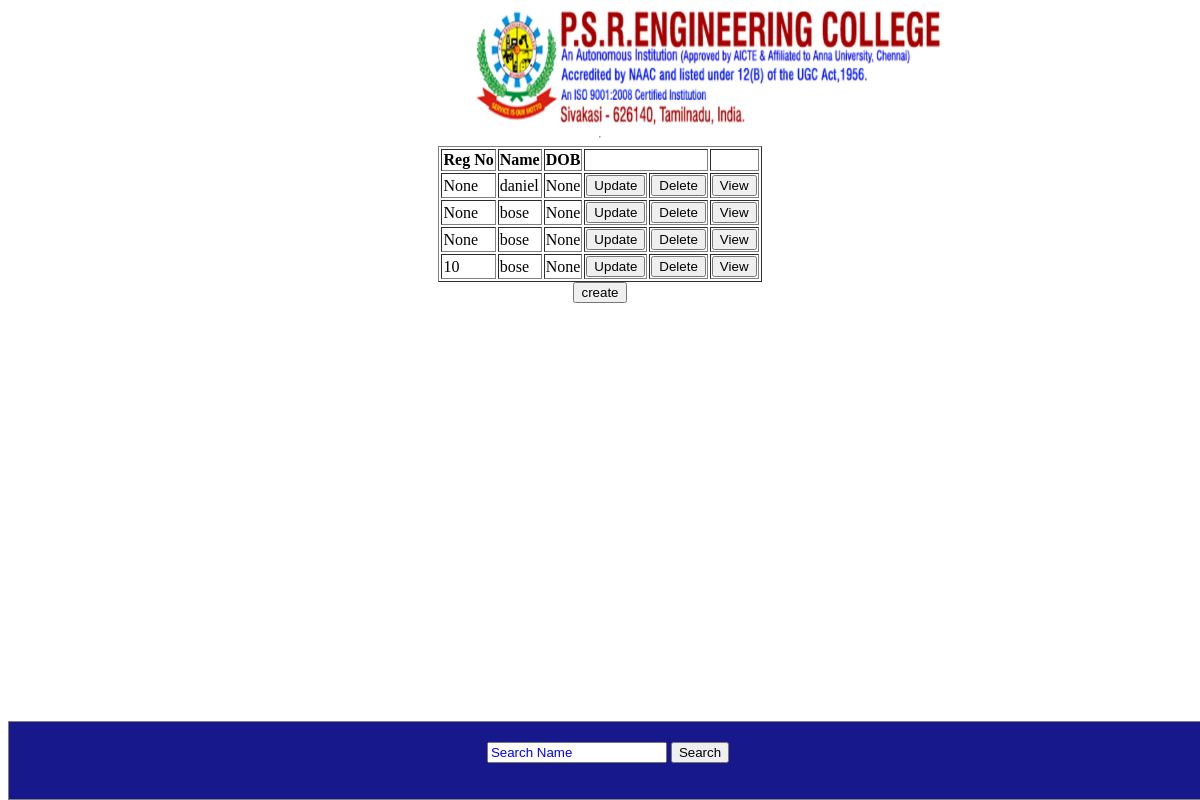
Page /mech/year1/ on the committed database.
### mechStud/models.py (models this page shows)
class mechStud(models.Model):
    registerNo=models.CharField(max_length=11,default=None,blank=True, null=True)
    name=models.CharField(max_length=20,default=None,blank=True, null=True)
    rollno=models.CharField(max_length=7,default=None,blank=True, null=True)
    Year=models.IntegerField(default=None,blank=True, null=True)
    Class=models.CharField(max_length=10,default=None,blank=True, null=True)
    DOB=models.DateField(default=None,blank=True, null=True)
    Place=models.CharField(max_length=20,default=None,blank=True, null=True)
    YearOfJoin=models.IntegerField(default=None,blank=True, null=True)
    Languages=models.CharField(max_length=100,default=None,blank=True, null=True)
    FatherName=models.CharField(max_length=20,default=None,blank=True, null=True)
    FathersOccupation=models.CharField(max_length=20,default=None,blank=True, null=True)
    MotherName=models.CharField(max_length=20,default=None,blank=True, null=True)
    MothersOccupation=models.CharField(max_length=20,default=None,blank=True, null=True)
    Fees=models.IntegerField(default=None,blank=True, null=True)

### mechStud/views.py (the view)
# urls.py: path('year1/',views.year1),
def year1(request):
    data=mechStud.objects.all()
    sdata={'data':data}
    return render(request,'mechStud/1year.html',context=sdata)

### templates/mechStud/1year.html (shortened to what this page needs)
<html>
{% extends "depInfo/base.html"%}
{% load static %}
{% block content1 %}
{{block.super}}
<hr>
<div class="table" align="center">
<table border="1" align="center">
    <tr>
        <th>Reg No </th>
        <th>Name</th>
        <th>DOB</th>
        <th colspan="2"><th>
    </tr>
    {% if data %}
    {% for list in data%}
    <tr>
        <td>{{list.registerNo}}</td>
        <td>{{list.name}}</td>
        <td>{{list.DOB}}</td>
        <td><a href='update/{{list.id}}/'><button>Update</button></a></td>
        <td><a href='delete/{{list.id}}/'><button>Delete</button></a></td>
        <td><a  href='profile/{{list.id}}/'><button>View</button></a></td>
    </tr>
    {% endfor %}
    {% endif %}
</table>
<a href='create1/'><button>create</button></a>
</div>
{% endblock %}

### templates/depInfo/base.html (style rules this page uses)
::placeholder { color : blue; }

### rows in the picture
mechStud: registerNo "None", name "daniel", DOB "None"
mechStud: registerNo "None", name "bose", DOB "None"
mechStud: registerNo "None", name "bose", DOB "None"
mechStud: registerNo "10", name "bose", DOB "None"
